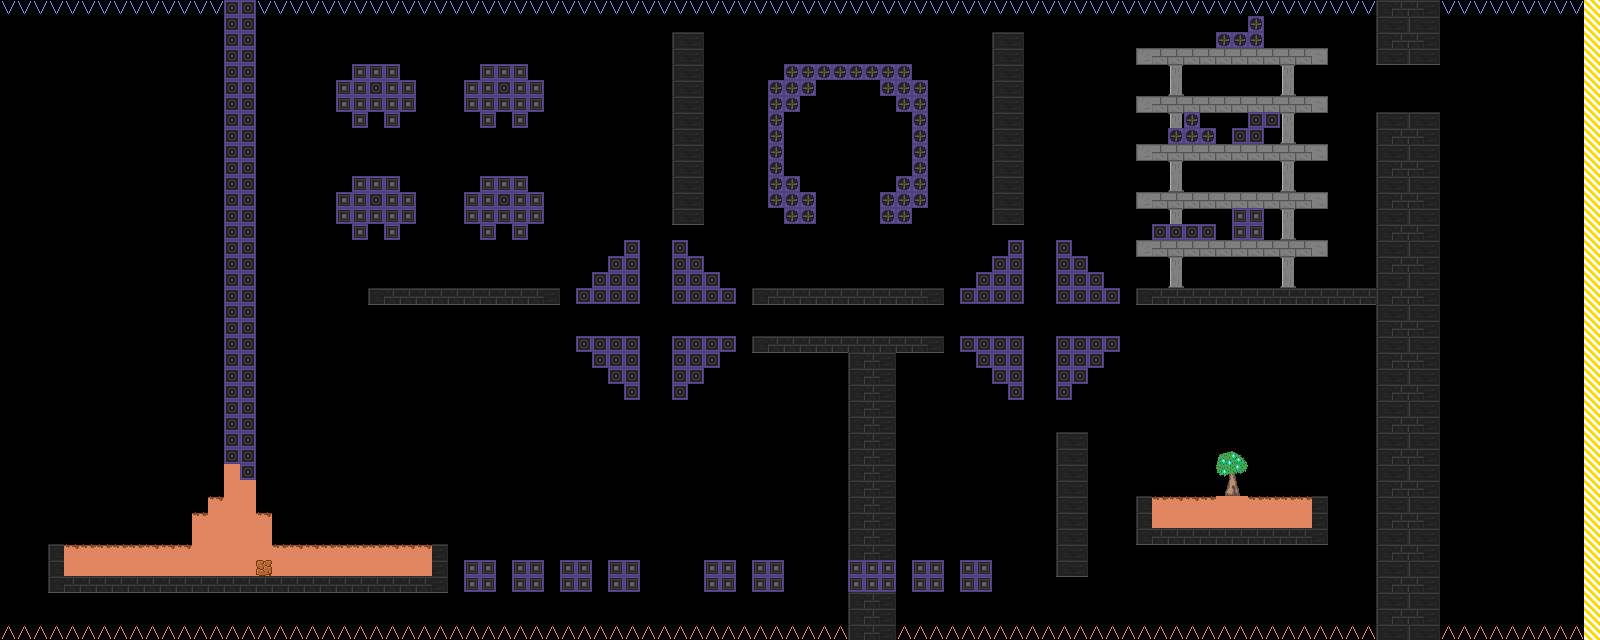

The image is a tile-based game level rendered from a .tmx file. Its description and source (layers, tilesets, objects; grid data summarised) follow:
An orthogonal 100x40 tile map with 16x16 px tiles, 1 tile layer (map), 3 tilesets and 35 objects (34x point, spawn).

<map version="1.0" orientation="orthogonal" renderorder="right-down" width="100" height="40" tilewidth="16" tileheight="16" nextobjectid="36">
 <tileset firstgid="1" name="tileset" tilewidth="16" tileheight="16" spacing="2" margin="2" tilecount="36" columns="6">
  <image source="tileset.png" width="110" height="110" />
 </tileset>
 <tileset firstgid="37" name="point" tilewidth="16" tileheight="16" spacing="2" margin="2" tilecount="3" columns="3">
  <image source="dat/point.png" width="56" height="20" />
 </tileset>
 <tileset firstgid="40" name="airplane" tilewidth="40" tileheight="40" tilecount="3" columns="3">
  <image source="dat/airplane.png" width="120" height="40" />
 </tileset>
 <layer name="map" width="100" height="40">
  <data>[4000 cells, 1186 non-empty, 26 distinct tile ids]</data>
 </layer>
 <objectgroup name="objects">
  <object id="1" name="spawn" gid="40" x="10" y="105" width="40" height="40" />
  <object id="2" name="point" gid="37" x="194.5" y="94" width="16" height="16" />
  <object id="3" name="point" gid="37" x="368.5" y="141.5" width="16" height="16" />
  <object id="4" name="point" gid="37" x="496" y="141" width="16" height="16" />
  <object id="5" name="point" gid="37" x="495.5" y="250" width="16" height="16" />
  <object id="6" name="point" gid="37" x="367.5" y="252.5" width="16" height="16" />
  <object id="7" name="point" gid="37" x="798" y="149" width="16" height="16" />
  <object id="8" name="point" gid="37" x="839.5" y="109.5" width="16" height="16" />
  <object id="9" name="point" gid="37" x="879" y="147" width="16" height="16" />
  <object id="10" name="point" gid="37" x="840" y="184.5" width="16" height="16" />
  <object id="11" name="point" gid="37" x="1020.5" y="541.5" width="16" height="16" />
  <object id="12" name="point" gid="37" x="648.5" y="329" width="16" height="16" />
  <object id="13" name="point" gid="37" x="1032.5" y="326.5" width="16" height="16" />
  <object id="14" name="point" gid="37" x="1224" y="456" width="16" height="16" />
  <object id="15" name="point" gid="37" x="1190.5" y="592.5" width="16" height="16" />
  <object id="16" name="point" gid="37" x="1247" y="592" width="16" height="16" />
  <object id="17" name="point" gid="37" x="15" y="591.5" width="16" height="16" />
  <object id="18" name="point" gid="37" x="1200.5" y="184.5" width="16" height="16" />
  <object id="19" name="point" gid="37" x="1238.5" y="185" width="16" height="16" />
  <object id="20" name="point" gid="37" x="1219" y="86.5" width="16" height="16" />
  <object id="21" name="point" gid="37" x="1220" y="282.5" width="16" height="16" />
  <object id="22" name="point" gid="37" x="1400.5" y="96.5" width="16" height="16" />
  <object id="23" name="point" gid="37" x="1220" y="352.5" width="16" height="16" />
  <object id="24" name="point" gid="37" x="802" y="329" width="16" height="16" />
  <object id="25" name="point" gid="37" x="878" y="328.5" width="16" height="16" />
  <object id="26" name="point" gid="37" x="412.5" y="452" width="16" height="16" />
  <object id="27" name="point" gid="37" x="807" y="586" width="16" height="16" />
  <object id="28" name="point" gid="37" x="662.5" y="584.5" width="16" height="16" />
  <object id="29" name="point" gid="37" x="1482" y="614" width="16" height="16" />
  <object id="30" name="point" gid="37" x="1526.5" y="612.5" width="16" height="16" />
  <object id="31" name="point" gid="37" x="453.5" y="463.5" width="16" height="16" />
  <object id="32" name="point" gid="37" x="367" y="428" width="16" height="16" />
  <object id="33" name="point" gid="37" x="331" y="384" width="16" height="16" />
  <object id="34" name="point" gid="37" x="307.5" y="330" width="16" height="16" />
  <object id="35" name="point" gid="37" x="491.5" y="463.5" width="16" height="16" />
 </objectgroup>
</map>
